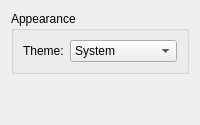
      <widget class="QWidget" name="General">
       <layout class="QVBoxLayout" name="generalLayout">
        <item>
         <widget class="QGroupBox" name="generalAppearanceGroup">
          <property name="title">
           <string>Appearance</string>
          </property>
          <layout class="QFormLayout" name="generalAppearanceFormLayout">
           <item row="0" column="0">
            <widget class="QLabel" name="labelGeneralTheme">
             <property name="text">
              <string>Theme:</string>
             </property>
            </widget>
           </item>
           <item row="0" column="1">
            <widget class="QComboBox" name="GeneralTheme">
             <item>
              <property name="text">
               <string>System</string>
              </property>
             </item>
             <item>
              <property name="text">
               <string>Light</string>
              </property>
             </item>
             <item>
              <property name="text">
               <string>Dark</string>
              </property>
             </item>
            </widget>
           </item>
          </layout>
         </widget>
        </item>
        <item>
         <spacer name="generalVerticalSpacer">
          <property name="orientation">
           <enum>Qt::Orientation::Vertical</enum>
          </property>
          <property name="sizeHint" stdset="0">
           <size>
            <width>20</width>
            <height>40</height>
           </size>
          </property>
         </spacer>
        </item>
       </layout>
      </widget>
